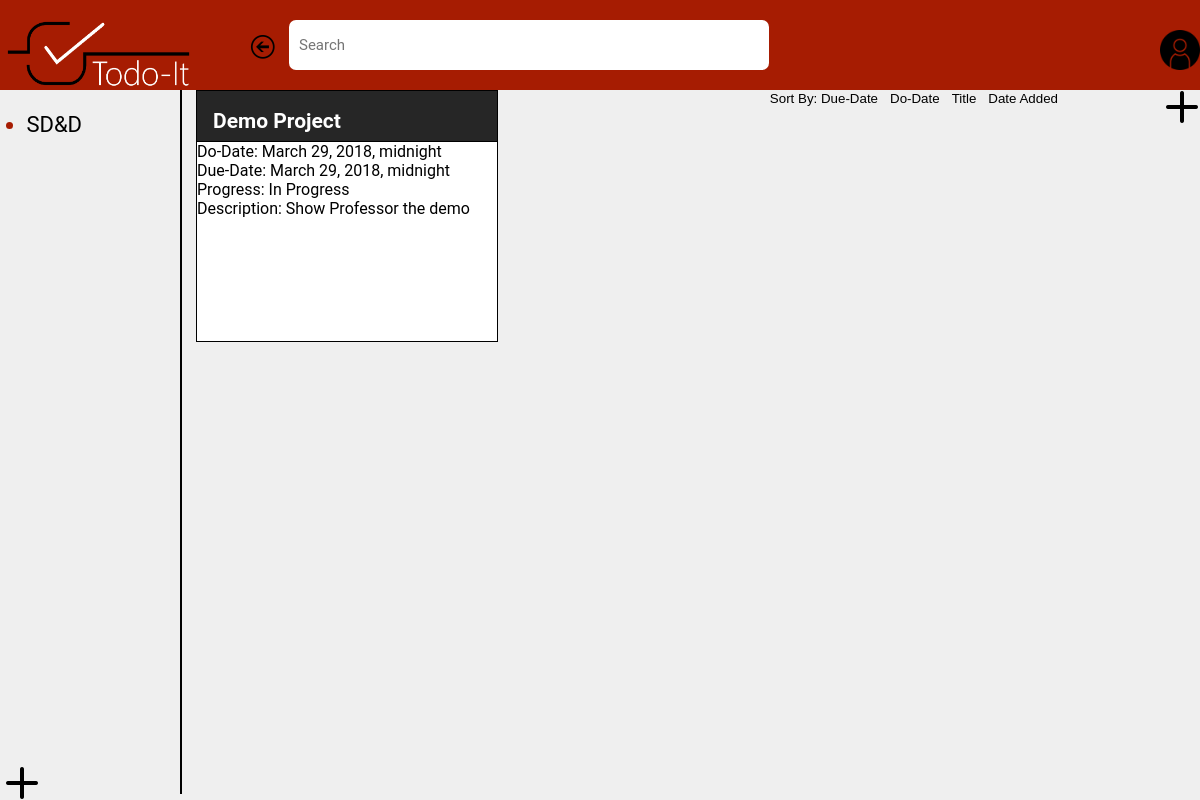
The page /task/home on the database as committed earlier.
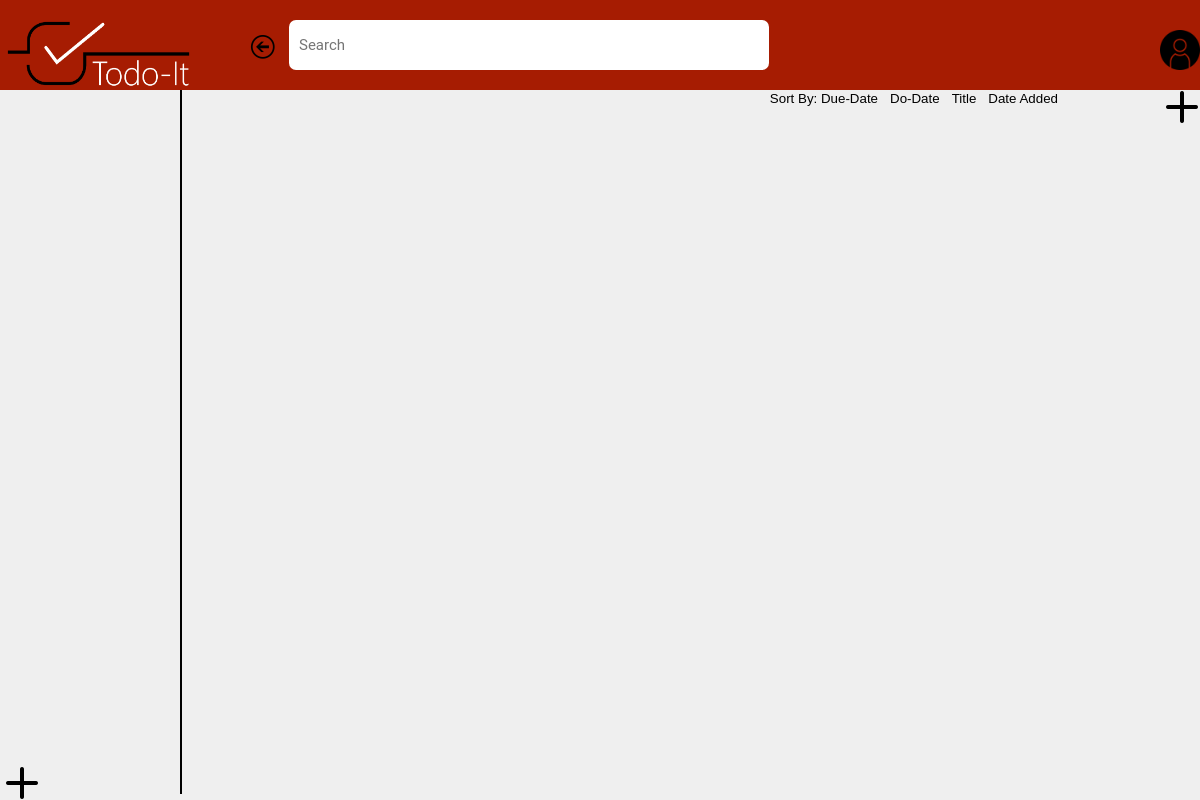
The same page on the database as committed later.
### task/models.py (models this page shows)
class Project(models.Model):
   title = models.CharField(max_length=128) #temp max length
   description = models.CharField(max_length=300, default='Add a description')
   due_date = models.DateTimeField(auto_now=False,auto_now_add=False) #can also be just DateField

class Task(models.Model):
   title = models.CharField(max_length=128) #temp max length
   description = models.CharField(max_length=300, default='Add a description')
   progress = models.CharField(max_length=20,default='Set progress')
   do_date = models.DateTimeField(auto_now=False,auto_now_add=False) #can also be just DateField
   due_date = models.DateTimeField(auto_now=False,auto_now_add=False) #can also be just DateField

### task/views.py (the view, shortened to what this page needs)
# urls.py: path('home', views.home, name='home'),
def home(request):
    form = taskform()
    form2 = projectform()
    form3 = subtaskform()
    tasks=Task.objects.all()
    projects=Project.objects.all()
    users=User.objects.all()
    return render(request, 'task/home.html', {'tasks':tasks,'projects':projects,'form': form, 'form2':form2, "form3":form3})

### task/forms.py
class taskform(forms.Form):
    title = forms.CharField(label='Title', max_length=128)
    dodate = forms.DateTimeField(label='Do-Date')
    duedate = forms.DateTimeField(label='Due-Date')
    progress = forms.CharField(label='Progress', max_length=20)
    description = forms.CharField(label='Description', max_length=100)

class projectform(forms.Form):
    title = forms.CharField(label='Title', max_length=128)
    duedate = forms.DateTimeField(label='Due-Date')

### task/templates/task/home.html (shortened to what this page needs)
<!DOCTYPE html>
<html>
    <head>
      {% load static %}
      <link rel="stylesheet" type="text/css" href="{% static 'task/css/home.css' %}">
    </head>
    <body>
        <div class="topnav">
            <a class="active" href="home"><img src="{% static 'task/images/Logo (White).png' %}" height=90px width=200px align="left"></a>
            <div class="active">
                <a class="active" href="home"><img src="{% static 'task/images/arrow.png' %}" height =25px width=25px></a>
                <input type="text" placeholder="Search">
                <a class="active" href="{% url 'login' %}"> <img src="{% static 'task/images/user.png' %}" height=40px width=40px align="right"></a>
            </div>
        </div>
        <div class = "sidenav">
                <ul id="projectList">
                    {% for result in projects %}
                    <li> <span style="color:black">{{ result.title }}</span></li>
                    {% endfor %}
                </ul>
            <button onclick="document.getElementById('id02').style.display='block'"><img src="{% static 'task/images/plus.png' %}" width=25% height=25% align="left" padding-right="1px"></button>
        </div>
        <div class = "mainWindow">
            <button onclick="document.getElementById('id01').style.display='block'"><img src="{% static 'task/images/plus.png' %}" width=25% height=25% align="right"></button>
            <button onclick="document.getElementById('sortadded').style.display='block';document.getElementById('sorttitle').style.display='none';
            document.getElementById('sortdo').style.display='none';document.getElementById('sortdue').style.display='none'">Date Added</button>
            <button onclick="document.getElementById('sortadded').style.display='none';document.getElementById('sorttitle').style.display='block';
            document.getElementById('sortdo').style.display='none';document.getElementById('sortdue').style.display='none'">Title</button>
            <button onclick="document.getElementById('sortadded').style.display='none';document.getElementById('sorttitle').style.display='none';
            document.getElementById('sortdo').style.display='block';document.getElementById('sortdue').style.display='none'">Do-Date</button>
            <button onclick="document.getElementById('sortadded').style.display='none';document.getElementById('sorttitle').style.display='none';
            document.getElementById('sortdo').style.display='none';document.getElementById('sortdue').style.display='block'">Sort By: Due-Date</button>
             <div id="sortadded" class = "sortadded">
             {% for result in tasks %}
             <div class="subprojects">
                        <header class="subprojects-title">
                        <h2>{{result.title}}</h2>
                        </header>
                        <div class="subprojects-content">
                            Do-Date: {{result.do_date}}<br/>
                            Due-Date: {{result.due_date}}<br/>
                            Progress: {{result.progress}}<br/>
                            Description: {{result.description}}<br/>
                    </div>
                </div>
             {% endfor %}
             </div>
        </div>
    </body>
</html>

Rows that differ between the two databases and show on the page:
removed Project: title "SD&D"
removed Task: title "Demo Project", do_date "March 29, 2018, midnight", due_date "March 29, 2018, midnight", progress "In Progress", description "Show Professor the demo"
